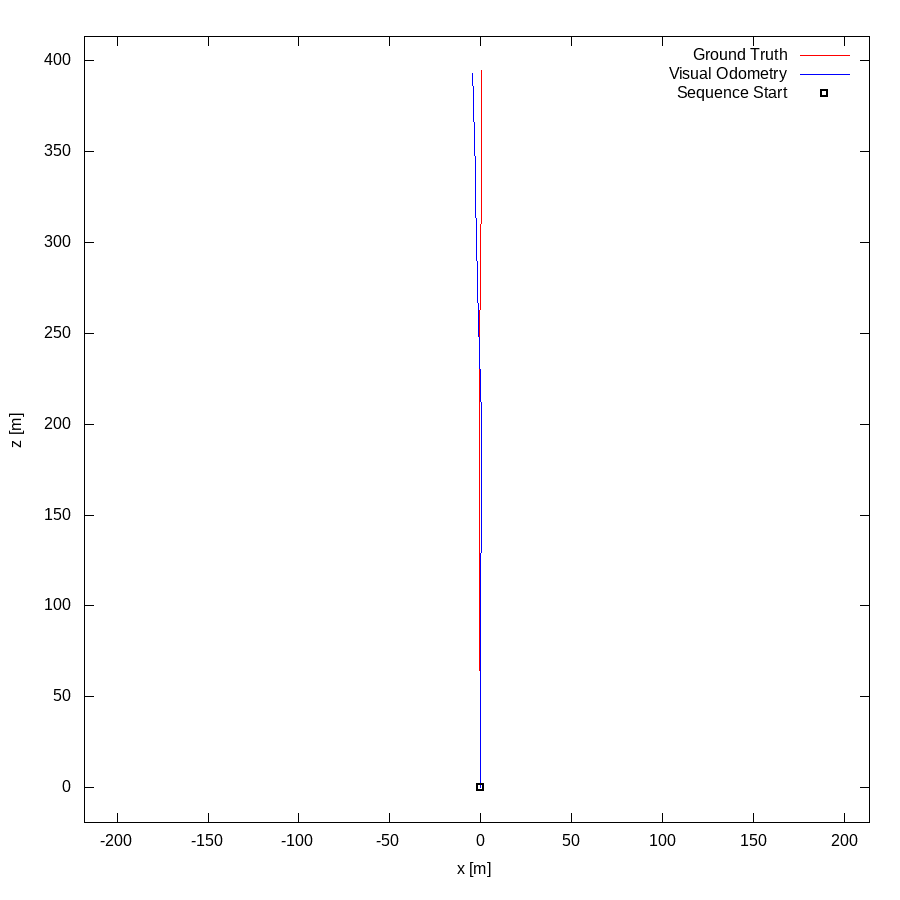

The gnuplot source for this figure:
set term postscript eps enhanced color
set output "04.eps"
set size ratio -1
set xrange [-218:214]
set yrange [-19:413]
set xlabel "x [m]"
set ylabel "z [m]"
plot "04.txt" using 1:2 lc rgb "#FF0000" title 'Ground Truth' w lines,"04.txt" using 3:4 lc rgb "#0000FF" title 'Visual Odometry' w lines,"< head -1 04.txt" using 1:2 lc rgb "#000000" pt 4 ps 1 lw 2 title 'Sequence Start' w points
